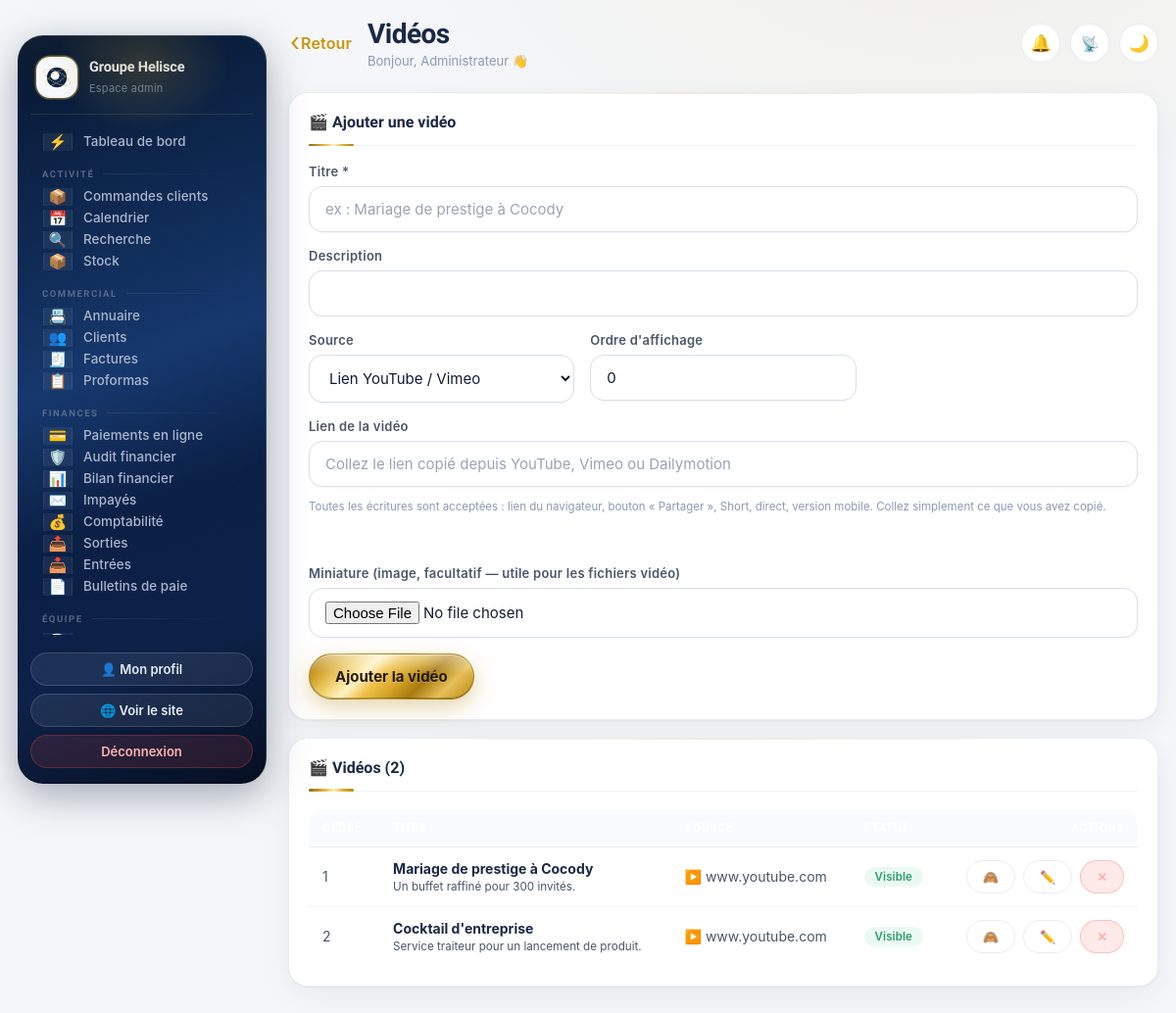
/admin/videos.php (signed in), run on the app's committed database.
### tables this page shows
CREATE TABLE IF NOT EXISTS videos (
  id INT AUTO_INCREMENT PRIMARY KEY,
  titre VARCHAR(150) NOT NULL,
  description VARCHAR(400) DEFAULT '',
  type ENUM('youtube','fichier') DEFAULT 'youtube',
  url VARCHAR(255) DEFAULT '',
  fichier VARCHAR(255) DEFAULT '',
  miniature VARCHAR(255) DEFAULT '',
  ordre INT DEFAULT 0,
  actif TINYINT(1) DEFAULT 1,
  created_at TIMESTAMP DEFAULT CURRENT_TIMESTAMP
);

### admin/includes/auth.php (called while the page is built, shortened)
<?php
require __DIR__ . '/../../config/db.php';
$settings = get_settings($pdo);
    ?><!DOCTYPE html><html lang="fr"><head><meta charset="UTF-8">

### admin/videos.php (the view, shortened to what this page needs)
<?php
require __DIR__ . '/includes/auth.php';
require __DIR__ . '/includes/layout.php';
$edit = null;
$q = trim($_GET['q'] ?? '');
$where = ' WHERE 1=1'; $args = [];
$rch = recherche_sql($q, ['titre', 'description', 'url']);
$where .= $rch['sql']; $args = $rch['args'];
$pg = pagination($pdo, "SELECT COUNT(*) FROM videos $where", $args, 20);
$st = $pdo->prepare("SELECT * FROM videos $where ORDER BY ordre, id DESC" . $pg['limite']);
$st->execute($args);
$videos = $st->fetchAll();
admin_header('Vidéos', 'videos', $pdo, $settings);
?>
<div class="panel glass" id="form">
  <h2><?= $edit ? '✏️ Modifier la vidéo' : '🎬 Ajouter une vidéo' ?></h2>
  <form method="post" enctype="multipart/form-data" class="form-grid">
    <div class="field full"><label>Titre *</label><input class="input" name="titre" required value="<?= e($edit['titre'] ?? '') ?>" placeholder="ex : Mariage de prestige à Cocody"></div>
    <div class="field full"><label>Description</label><input class="input" name="description" value="<?= e($edit['description'] ?? '') ?>"></div>
    <div class="field"><label>Source</label>
      <select class="input" name="type" id="typeSel" onchange="majType()">
        <option value="youtube" <?= ($edit['type'] ?? 'youtube')==='youtube'?'selected':'' ?>>Lien YouTube / Vimeo</option>
      </select>
    </div>
    <div class="field"><label>Ordre d'affichage</label><input class="input" type="number" name="ordre" value="<?= e($edit['ordre'] ?? 0) ?>"></div>
    <div class="field full" id="blocUrl">
      <label>Lien de la vidéo</label>
      <input class="input" name="url" id="champUrl" value="<?= e($edit['url'] ?? '') ?>"
             placeholder="Collez le lien copié depuis YouTube, Vimeo ou Dailymotion">
      <span class="vid-aide">
        Toutes les écritures sont acceptées : lien du navigateur, bouton « Partager »,
        Short, direct, version mobile. Collez simplement ce que vous avez copié.
      </span>
      <div id="apercuLien" class="vid-verif" hidden></div>
    </div>
    <div class="field full"><label>Miniature (image, facultatif — utile pour les fichiers vidéo)</label><input class="input" type="file" name="miniature" accept="image/*"></div>
    <div class="full" style="display:flex;gap:10px">
      <button class="btn btn-gold"><?= $edit ? 'Enregistrer' : 'Ajouter la vidéo' ?></button>
    </div>
  </form>
</div>
<div class="panel glass">
  <h2>🎬 Vidéos (<?= count($videos) ?>)</h2>
  <div class="tbl-wrap">
    <table>
      <thead><tr><th>Ordre</th><th>Titre</th><th>Source</th><th>Statut</th><th style="text-align:right">Actions</th></tr></thead>
      <tbody>
        <?php foreach ($videos as $v): ?>
        <tr>
          <td><?= (int)$v['ordre'] ?></td>
          <td><strong><?= e($v['titre']) ?></strong><?= $v['description'] ? '<br><small>'.e($v['description']).'</small>' : '' ?></td>
          <td><?= $v['type']==='fichier' ? '📁 Fichier' : '▶️ '.e(parse_url($v['url'], PHP_URL_HOST) ?: 'Lien') ?></td>
          <td><span class="badge <?= $v['actif']?'badge-teal':'badge-danger' ?>"><?= $v['actif']?'Visible':'Masquée' ?></span></td>
          <td>
            <div class="td-actions">
              <form method="post" style="display:inline"><input type="hidden" name="csrf" value="<?= csrf_token() ?>"><button class="btn btn-glass btn-sm" name="toggle" value="<?= $v['id'] ?>"><?= $v['actif']?'🙈':'👁️' ?></button></form>
              <a class="btn btn-glass btn-sm" href="?edit=<?= $v['id'] ?>#form">✏️</a>
              <form method="post" data-confirm="Supprimer cette vidéo ?"><input type="hidden" name="csrf" value="<?= csrf_token() ?>"><button class="btn btn-danger btn-sm" name="supprimer" value="<?= $v['id'] ?>">✕</button></form>
            </div>
          </td>
        </tr>
        <?php endforeach; ?>
      </tbody>
    </table>
  </div>
</div>
<?php admin_footer(); ?>

### admin/includes/layout.php (shortened to what this page needs)
<?php
function admin_header(string $titre, string $actif, PDO $pdo, array $settings): void {
    $NOTIF = notifications($pdo, current_user());
    ?>
<!DOCTYPE html>
<html lang="fr" data-space="app">
<head>
<link rel="stylesheet" href="<?= asset('../assets/css/glass.css') ?>">
<link rel="stylesheet" href="<?= asset('../assets/css/admin.css') ?>">
</head>
<body>
<div class="admin-shell">
  <aside class="sidebar glass-strong">
    <div class="side-brand">
      <?= logo_html('..', 'brand-dot') ?>
      <div><strong><?= e($settings['nom_entreprise']) ?></strong><small><?= is_admin() ? 'Espace admin' : 'Espace employé' ?></small></div>
    </div>
    <nav class="side-nav">
      <a href="index.php" class="<?= $actif === 'dashboard' ? 'active' : '' ?>"><span class="nico">⚡</span><span class="ntxt">Tableau de bord</span></a>
      <?php
      $groupes = groupes_modules();
      foreach ($groupes as $g => $gLabel):
          $items = array_filter(all_modules(), fn($m, $k) => $m[3] === $g && can($k), ARRAY_FILTER_USE_BOTH);
          if (!$items) continue; ?>
        <div class="nav-sep"><?= e($gLabel) ?></div>
        <?php foreach ($items as $key => [$label, $ico, $url, $grp, $adminOnly]): ?>
        <a href="<?= $url ?>" class="<?= $key === $actif ? 'active' : '' ?>">
          <span class="nico"><?= $ico ?></span><span class="ntxt" title="<?= e($label) ?>"><?= $label ?></span>
        </a>
        <?php endforeach; ?>
      <?php endforeach; ?>
    </nav>
    <div class="side-foot">
      <a href="profil.php" class="btn btn-glass btn-sm" style="width:100%">👤 Mon profil</a>
      <a href="../index.php" target="_blank" class="btn btn-glass btn-sm" style="width:100%">🌐 Voir le site</a>
      <a href="../logout.php" class="btn btn-danger btn-sm" style="width:100%">Déconnexion</a>
    </div>
  </aside>
  <main class="admin-main">
    <header class="admin-top">
      <div style="display:flex;align-items:center;gap:10px;min-width:0">
        <button type="button" class="btn-retour" onclick="retourArriere()" aria-label="Retour">
          <span class="chev">‹</span><span class="btn-retour-txt">Retour</span>
        </button>
        <div style="min-width:0">
          <h1><?= e($titre) ?></h1>
          <p class="crumb">Bonjour, <?= e($_SESSION['admin_nom']) ?> 👋<?= is_admin() ? '' : ' · <span class="badge">Employé</span>' ?></p>
        </div>
      </div>
      <div style="display:flex;gap:10px;align-items:center">
<div class="notif-wrap" data-msg-count="<?php
            $mc = 0; foreach ($NOTIF['items'] as $it) { if (($it['icone'] ?? '') === '💬') $mc += (int)$it['n']; }
            echo $mc; ?>">
          <button type="button" class="notif-bell" onclick="this.parentNode.classList.toggle('open')" title="Notifications">
            🔔<?php if ($NOTIF['total']): ?><span class="notif-dot"><?= $NOTIF['total'] > 99 ? '99+' : $NOTIF['total'] ?></span><?php endif; ?>
          </button>
        </div>
        <?php if (is_admin()): ?>
        <a class="theme-toggle sys-acces<?= ($actif ?? '') === 'systeme' ? ' on' : '' ?>"
           href="<?= (basename(dirname($_SERVER['SCRIPT_NAME'] ?? '')) === 'admin') ? '' : 'admin/' ?>systeme.php"
           title="État du serveur">📡</a>
        <?php endif; ?>
        <button class="theme-toggle" onclick="toggleTheme()" title="Changer de thème"><span data-theme-icon>☀️</span></button>
      </div>
    </header>
<?php }
function admin_footer(): void { ?>
  </main>
</div>
</body>
</html>
<?php } ?>

### config/db.php (shortened to what this page needs)
<?php
function e($str) { return htmlspecialchars((string)$str, ENT_QUOTES, 'UTF-8'); }
function get_settings(PDO $pdo): array {
    static $s = null;
    if ($s === null) {
        $s = [];
        foreach ($pdo->query('SELECT cle, valeur FROM settings') as $row) $s[$row['cle']] = $row['valeur'];
    }
    return $s;
}
function groupes_modules(): array {
    return [
        'activite'   => 'Activité',
        'commercial' => 'Commercial',
        'finances'   => 'Finances',
        'equipe'     => 'Équipe',
        'docs'       => 'Documents',
        'echange'    => 'Échanges',
        'site'       => 'Site vitrine',
        'technique'  => 'Système',
    ];
}
function current_user(): array {
    return [
        'id'    => $_SESSION['admin_id'] ?? 0,
        'nom'   => $_SESSION['admin_nom'] ?? '',
        'role'  => $_SESSION['admin_role'] ?? 'admin',
        'perms' => $_SESSION['admin_perms'] ?? [],
    ];
}
function is_admin(): bool { return (current_user()['role']) === 'admin'; }
function pagination(PDO $pdo, string $sqlCompte, array $args = [], int $parPage = 30): array {
    $total = 0;
    try {
        $st = $pdo->prepare($sqlCompte);
        $st->execute($args);
        $total = (int)$st->fetchColumn();
    } catch (Throwable $e) {}
    $pages  = max(1, (int)ceil($total / max(1, $parPage)));
    $page   = max(1, min($pages, (int)($_GET['p'] ?? 1)));
    return [
        'total'   => $total,
        'pages'   => $pages,
        'page'    => $page,
        'parPage' => $parPage,
        'depart'  => ($page - 1) * $parPage,
        'limite'  => ' LIMIT ' . (int)$parPage . ' OFFSET ' . (int)(($page - 1) * $parPage),
    ];
}
function recherche_sql(string $terme, array $colonnes): array {
    $terme = trim($terme);
    if ($terme === '' || !$colonnes) return ['sql' => '', 'args' => []];
    $blocs = []; $args = [];
    return ['sql' => ' AND ' . implode(' AND ', $blocs), 'args' => $args];
}
function asset(string $chemin): string {
    $abs = __DIR__ . '/../' . ltrim(preg_replace('#^(\.\./)+#', '', $chemin), '/');
    $v = is_file($abs) ? filemtime($abs) : time();
    return $chemin . '?v=' . $v;
}
function logo_html(string $base = '.', string $classe = 'app-logo', string $secours = '🍽️'): string {
    $s = $GLOBALS['settings'] ?? [];
    $fichier = trim((string)($s['logo'] ?? ''));
    $aImage = false; $src = $base . '/assets/img/logo.png';
    if ($fichier !== '' && is_file(__DIR__ . '/../uploads/' . $fichier)) {
        $src = $base . '/uploads/' . rawurlencode($fichier);
        $aImage = true;
    } elseif (is_file(__DIR__ . '/../assets/img/logo.png')) {
        $aImage = true;
    }
    if ($aImage) {
        return '<span class="' . e($classe) . ' logo-img"><img src="' . e($src) . '" alt="Logo"></span>';
    }
    return '<span class="' . e($classe) . '">' . $secours . '</span>';
}

### data on the page
videos: ordre "1", titre "Mariage de prestige à Cocody", description "Un buffet raffiné pour 300 invités.", url "www.youtube.com", actif "Visible"
videos: ordre "2", titre "Cocktail d'entreprise", description "Service traiteur pour un lancement de produit.", url "www.youtube.com", actif "Visible"

### other printed values
$settings['nom_entreprise'] "Groupe Helisce"
$gLabel "ACTIVITÉ"
$ico "📦"
$label "Commandes clients"
$ico "📅"
$label "Calendrier"
$ico "🔍"
$label "Recherche"
$label "Stock"
$gLabel "COMMERCIAL"
$ico "📇"
$label "Annuaire"
$ico "👥"
$label "Clients"
$ico "🧾"
